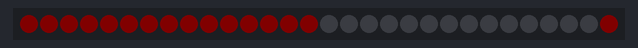
The sketch below on a simulated Arduino Uno, built with avr-gcc and run on an emulated ATmega328P. Parts: 30 RGB LEDs in strip order, left to right. Dim RGB values are drawn brighter than linear.

Above: at 0.1 s.
At 16.1 s:
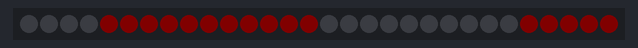
At 36.1 s:
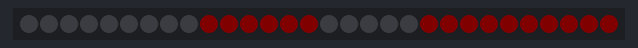

The sketch:

example-4.ino
```cpp
#include "FastLED.h"

// An hourglass contains 30 LEDs
#define NUM_LEDS 30

// Define the pin on your MCU board, which is connected to the "DIN" on the hourglass board
#define DATA_PIN 0

CRGB leds[NUM_LEDS];

CRGB HOURGLASS_COLOUR(5, 0, 0); // Dim red

//const int COUNTDOWN_SECS = 15;
const int COUNTDOWN_SECS = 60;

const int SECONDS_PER_PIXEL = COUNTDOWN_SECS / (NUM_LEDS / 2);

void setHourglass(int seconds)
{
    // Colour top half of hourglass
    for (int i = 0; i < NUM_LEDS / 2; i++)
    {
        if (i < seconds / SECONDS_PER_PIXEL)
            leds[i] = CRGB::Black;
        else
            leds[i] = HOURGLASS_COLOUR;
    }

    // Colour bottom half of hourglass
    for (int i = 0; i < NUM_LEDS / 2; i++)
    {
        if (i <= seconds / SECONDS_PER_PIXEL)
            leds[NUM_LEDS - 1 - i] = HOURGLASS_COLOUR;
        else
            leds[NUM_LEDS - 1 - i] = CRGB::Black;
    }

    FastLED.show();
}

void setup()
{
    FastLED.addLeds<WS2812B, DATA_PIN, GRB>(leds, NUM_LEDS);
}

void loop()
{
    setHourglass(millis() / 1000 % COUNTDOWN_SECS);
    delay(100);
}
```
